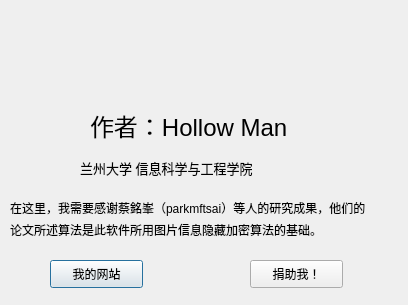
<?xml version="1.0" encoding="UTF-8"?>
<ui version="4.0">
 <class>Dialog</class>
 <widget class="QDialog" name="Dialog">
  <property name="geometry">
   <rect>
    <x>0</x>
    <y>0</y>
    <width>408</width>
    <height>305</height>
   </rect>
  </property>
  <property name="windowTitle">
   <string>Dialog</string>
  </property>
  <widget class="QLabel" name="label_2">
   <property name="geometry">
    <rect>
     <x>90</x>
     <y>100</y>
     <width>271</width>
     <height>51</height>
    </rect>
   </property>
   <property name="font">
    <font>
     <pointsize>18</pointsize>
    </font>
   </property>
   <property name="text">
    <string>作者：Hollow Man</string>
   </property>
  </widget>
  <widget class="QLabel" name="label_3">
   <property name="geometry">
    <rect>
     <x>80</x>
     <y>160</y>
     <width>251</width>
     <height>16</height>
    </rect>
   </property>
   <property name="font">
    <font>
     <pointsize>10</pointsize>
    </font>
   </property>
   <property name="text">
    <string>兰州大学 信息科学与工程学院</string>
   </property>
  </widget>
  <widget class="QLabel" name="label_4">
   <property name="geometry">
    <rect>
     <x>10</x>
     <y>200</y>
     <width>391</width>
     <height>16</height>
    </rect>
   </property>
   <property name="text">
    <string>在这里，我需要感谢蔡銘峯（parkmftsai）等人的研究成果，他们的</string>
   </property>
  </widget>
  <widget class="QLabel" name="label_5">
   <property name="geometry">
    <rect>
     <x>10</x>
     <y>220</y>
     <width>371</width>
     <height>20</height>
    </rect>
   </property>
   <property name="text">
    <string>论文所述算法是此软件所用图片信息隐藏加密算法的基础。</string>
   </property>
  </widget>
  <widget class="QPushButton" name="pushButton">
   <property name="geometry">
    <rect>
     <x>50</x>
     <y>260</y>
     <width>93</width>
     <height>28</height>
    </rect>
   </property>
   <property name="text">
    <string>我的网站</string>
   </property>
  </widget>
  <widget class="QPushButton" name="pushButton_2">
   <property name="geometry">
    <rect>
     <x>250</x>
     <y>260</y>
     <width>93</width>
     <height>28</height>
    </rect>
   </property>
   <property name="text">
    <string>捐助我！</string>
   </property>
  </widget>
  <widget class="QLabel" name="label">
   <property name="geometry">
    <rect>
     <x>40</x>
     <y>-40</y>
     <width>291</width>
     <height>191</height>
    </rect>
   </property>
   <property name="styleSheet">
    <string notr="true">image:url(:/mark.png)</string>
   </property>
   <property name="text">
    <string/>
   </property>
  </widget>
 </widget>
 <resources>
  <include location="res.qrc"/>
 </resources>
 <connections>
  <connection>
   <sender>pushButton</sender>
   <signal>clicked()</signal>
   <receiver>Dialog</receiver>
   <slot>open()</slot>
   <hints>
    <hint type="sourcelabel">
     <x>80</x>
     <y>221</y>
    </hint>
    <hint type="destinationlabel">
     <x>27</x>
     <y>200</y>
    </hint>
   </hints>
  </connection>
  <connection>
   <sender>pushButton_2</sender>
   <signal>clicked()</signal>
   <receiver>Dialog</receiver>
   <slot>open()</slot>
   <hints>
    <hint type="sourcelabel">
     <x>288</x>
     <y>220</y>
    </hint>
    <hint type="destinationlabel">
     <x>206</x>
     <y>215</y>
    </hint>
   </hints>
  </connection>
 </connections>
</ui>
